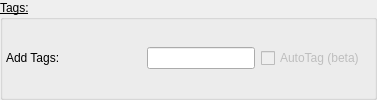
                  <widget class="QGroupBox" name="groupBox_sgAddDMPTags">
                   <property name="font">
                    <font>
                     <pointsize>9</pointsize>
                     <bold>false</bold>
                     <underline>true</underline>
                    </font>
                   </property>
                   <property name="title">
                    <string>Tags:</string>
                   </property>
                   <layout class="QVBoxLayout" name="verticalLayout_53">
                    <property name="leftMargin">
                     <number>3</number>
                    </property>
                    <property name="topMargin">
                     <number>3</number>
                    </property>
                    <property name="rightMargin">
                     <number>3</number>
                    </property>
                    <property name="bottomMargin">
                     <number>3</number>
                    </property>
                    <item>
                     <layout class="QHBoxLayout" name="horizontalLayout_52">
                      <item>
                       <widget class="QLabel" name="label_sgDMPAddTagTxt">
                        <property name="minimumSize">
                         <size>
                          <width>135</width>
                          <height>0</height>
                         </size>
                        </property>
                        <property name="maximumSize">
                         <size>
                          <width>150</width>
                          <height>16777215</height>
                         </size>
                        </property>
                        <property name="font">
                         <font>
                          <pointsize>9</pointsize>
                          <bold>false</bold>
                          <underline>false</underline>
                         </font>
                        </property>
                        <property name="text">
                         <string>Add Tags:</string>
                        </property>
                       </widget>
                      </item>
                      <item>
                       <widget class="QLineEdit" name="lineEdit_sgDMPAddTag">
                        <property name="font">
                         <font>
                          <pointsize>9</pointsize>
                          <bold>false</bold>
                          <underline>false</underline>
                         </font>
                        </property>
                        <property name="toolTip">
                         <string>&lt;html&gt;&lt;head/&gt;&lt;body&gt;&lt;p&gt;Pick the folder where thetexture you want to add to the Library lives. The script will find pattern and add them&lt;/p&gt;&lt;/body&gt;&lt;/html&gt;</string>
                        </property>
                       </widget>
                      </item>
                      <item>
                       <widget class="QCheckBox" name="checkBox_sgDMPAddAutoTag">
                        <property name="enabled">
                         <bool>false</bool>
                        </property>
                        <property name="minimumSize">
                         <size>
                          <width>110</width>
                          <height>0</height>
                         </size>
                        </property>
                        <property name="maximumSize">
                         <size>
                          <width>110</width>
                          <height>16777215</height>
                         </size>
                        </property>
                        <property name="font">
                         <font>
                          <pointsize>9</pointsize>
                          <bold>false</bold>
                          <underline>false</underline>
                         </font>
                        </property>
                        <property name="text">
                         <string>AutoTag (beta)</string>
                        </property>
                       </widget>
                      </item>
                     </layout>
                    </item>
                   </layout>
                  </widget>
